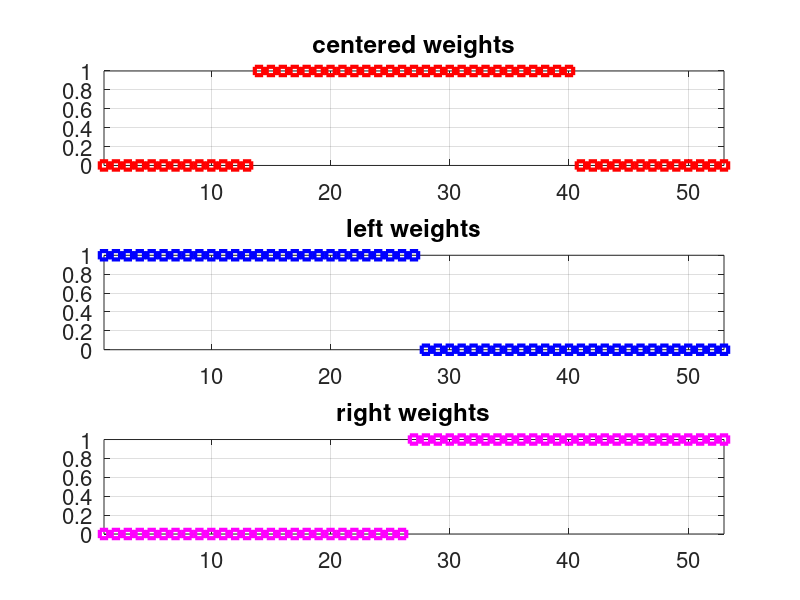

MATLAB code for this plot: (Note: this script raises an error after producing the figure.)
% Mathematical Models and Methods for Image Processing
% Giacomo Boracchi, Diego Carrera
% May 2022
%
% Politecnico di Milano
% giacomo.boracchi@polimi.it
%
seed = 1234
rng(seed)

clear
close all
clc

%% Set the LPA parameters

% maximum degree of polynomial used for fitting
N = 2;

% filter size
M = 53;
% half filter size
HFS = floor(M/2);

% Set the weights. Here weights simply define the window size 
w = zeros(M, 1);

% centered kernel
wc = w;
wc([floor(HFS /2) + 1 : end - floor(HFS/2) ]) = 1;

wl = w;
wl([1 : HFS + 1]) = 1;

wr = w;
wr([HFS + 1 : end]) = 1;

FNT_SZ = 16;

figure(1),
subplot(3,1,1),
plot(wc, 'rs', 'LineWidth', 3), title('centered weights'), grid on, axis tight
set(gca,'FontSize', FNT_SZ)
subplot(3,1,2),
plot(wl, 'bs', 'LineWidth', 3), title('left weights'), grid on, axis tight
set(gca,'FontSize', FNT_SZ)
subplot(3,1,3),
plot(wr, 'ms', 'LineWidth', 3), title('right weights'), grid on, axis tight
set(gca,'FontSize', FNT_SZ)

%modify here to select a single weight to be used in what follows
w = wc;

%% Generate Signal
% Generate the entire signal
LENGTH = 1000;
[y, ty] = get_synthetic_signal('parabolas', LENGTH);

% noise standard deviation
sigma = 0.2;

% noisy signal 
s = y + sigma*randn(size(y));

figure(2), 
plot(ty, s, 'r.');
hold on
plot(ty, y, 'k--', 'LineWidth', 3);
hold off
grid on
axis tight
set(gca,'FontSize', FNT_SZ)
legend('noisy', 'original')

plot_T = false;
g = compute_LPA_kernel(w, N, ty, plot_T);

figure(4),
plot(g, 'rs', 'LineWidth', 3), title('filter'), grid on, axis tight
set(gca,'FontSize', FNT_SZ)
title(['M = ', num2str(M), ', N = ', num2str(N)])

%% FITERING

shat = conv(s,g, "same");

figure(5),  
plot(ty, s, 'r.');
hold on
plot(ty, y, 'k--', 'LineWidth', 3);
plot(ty, shat, 'm-','LineWidth', 3);
hold off
grid on
axis tight
title(['M = ', num2str(M), ', N = ', num2str(N)])
set(gca,'FontSize', FNT_SZ)
legend('noisy', 'original', 'LPA estimate');
